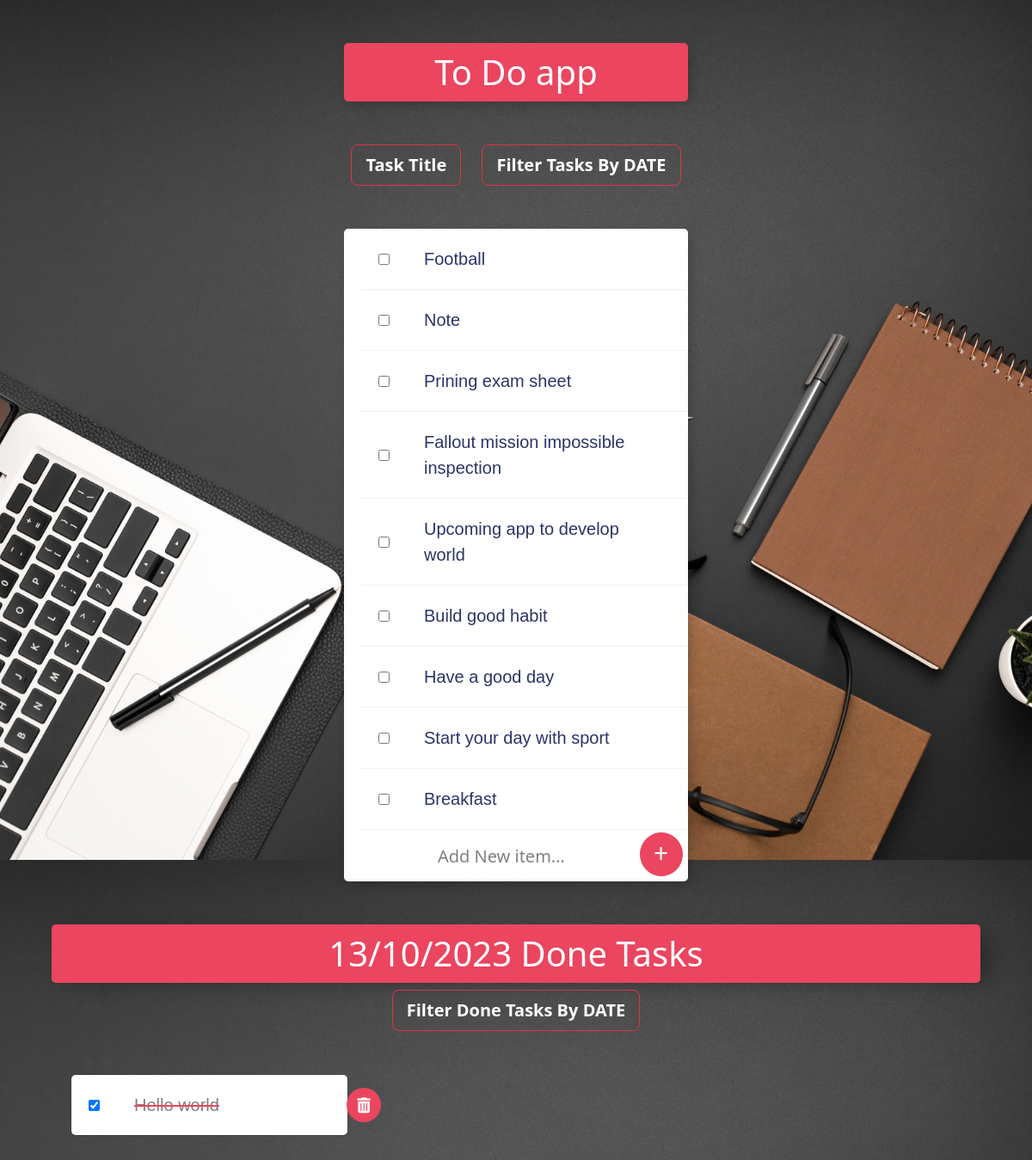
The page /?done_date=13/10/2023 on the database its author committed.
### todo_app.py (models this page shows, shortened)
class Tasks(Base):
    __tablename__ = "tasks"
    id = Column(Integer, primary_key=True)
    task = Column(String, nullable=False)
    date = Column(String, nullable=False)
    is_done = Column(Boolean)

class DoneTask(Base):
    __tablename__ = "done"
    id = Column(Integer, primary_key=True)
    task = Column(String, nullable=False)
    date = Column(String, nullable=False)
    is_done = Column(Boolean, nullable=False)

### todo_app.py (the view, shortened to what this page needs)
@app.route("/", methods=["POST", "GET"])
def home():
    global tasks, dates, majors
    all_tasks = session.query(Tasks).all()
    date = request.args.get("date")
    filter_by_date = session.query(Tasks).filter_by(date=date)
    all_majors = session.query(Major).all()
    majors = set(all_majors)
    task_done_date = request.args.get("done_date")
    filtered_done_task = session.query(DoneTask).filter_by(date=task_done_date)
    done_tasks = session.query(DoneTask).all()
    for task in done_tasks:
        done_date.append(task.date)
    if not task_done_date or task_done_date == "All":
        done_tasks = done_tasks
    else:
        done_tasks = filtered_done_task
    if not done_tasks:
        done_tasks = []
    if not date:
        tasks = all_tasks
    return render_template("index.html", tasks=tasks, dates=set(dates), done_tasks=done_tasks, majors=majors,
                           today=today, date=date, done_date=set(done_date), done_task_date=task_done_date)

### templates/index.html (shortened to what this page needs)
{% include ("partial/header.html") %}
<div class="box" id="heading">
    {% if date==None %}
    <h1>To Do app</h1>
    {% elif date==today %}
    <h1>Today TO DOs</h1>
    {% else %}
    <h1>{{date}} TO DOs</h1>
    {% endif %}
</div>
<div class="dropdown">
    <button class="dropbtn btn btn-lg btn-outline-danger">Task Title</button>
</div>
<div class="dropdown">
    <button class="dropbtn btn btn-lg btn-outline-danger">Filter Tasks By DATE</button>
</div>
<div class="box">
    {% for task in tasks %}
    <form action="/delete_update_task" method="post">
        <div class="item">
            {% if task.is_done == True %}
            <input type="checkbox" name="checkbox" value="{{task.id}}" class="btn"
                   href="{{url_for('delete_task' ,task_id = 3)}}"
                   onchange="this.form.submit()" checked>
            <p class="True">{{task.task}}</p>
            {% elif task.is_done == False %}
            <input type="checkbox" name="checkbox" value="{{task.id}}" class="btn" onchange="this.form.submit()">
            <p class="True">{{task.task}}</p>
            {% endif %}
        </div>
    </form>
    {% endfor %}
    <form class="" action="/add_task" method="post">
        <input type="text" name="newTask" placeholder="Add New item..." value="" required  autocomplete="off">
        <button class="add" type="submit" name="list">+</button>
    </form>
</div>
<div id="done_heading">
    {% if done_task_date==None %}
    <h1>General Done Tasks</h1>
    {% elif done_task_date ==today %}
    <h1>Today Done Tasks</h1>
    {% else %}
    <h1>{{done_task_date}} Done Tasks</h1>
    {% endif %}
</div>
<div class="dropdown">
    <button class="dropbtn btn btn-lg btn-outline-danger">Filter Done Tasks By DATE</button>
</div>
<div class="row done_box">
    {% for task in done_tasks %}
    <div class="col-sm-6 col-lg-4 col-md-6 mb-3 mb-sm-0">
        <form action="{{url_for('toggle_task',id=task.id)}}" method="post">
            <div class="card">
                <div class="item">
                    <input type="checkbox" name="checked" value="{{task.id}}" class="btn"
                           onchange="this.form.submit()" checked>
                    <p class="True">{{task.task}}</p>
                    <button class="trash" type="submit" name="trash" value="{{task.id}}"><i
                            class="fa-solid fa-trash-can"></i>
                    </button>
                </div>
            </div>
        </form>
    </div>
    {% endfor %}
</div>
{% include ("partial/footer.html") %}

### static/css/style.css (style rules this page uses)
body { text-align: center !important; background-image: url("../img/1112.jpg") !important; width: 100% !important; }
html { min-height: 1000px !important; font-family: 'helvetica neue' !important; }
h1 { color: #fff !important; padding: 10px !important; }
.box { max-width: 400px !important; margin: 50px auto !important; background: white !important; border-radius: 5px !important; box-shadow: 5px 5px 15px -5px rgba(0, 0, 0, 0.3) !important; }
#heading { background-color: #EB455F !important; text-align: center !important; }
#done_heading { max-width: 90%; margin: 0 auto !important; border-radius: 5px !important; box-shadow: 15px 5px 25px -5px rgba(0, 0, 0, 0.3) !important; background-color:#EB455F; }
.item { min-height: 70px !important; display: flex !important; align-items: center !important; border-bottom: 1px solid #F1F1F1 !important; }
.item:last-child { border-bottom: 0 !important; }
input:checked + .True { text-decoration: line-through !important; text-decoration-color: #EB455F !important; color: gray !important; }
.True { width: 300px !important; text-align: left !important; font-weight: inherit !important; font-family: 'Arial', sans-serif; }
input[type="checkbox"] { margin: 20px !important; }
p { margin: 0 !important; padding: 20px !important; font-size: 20px !important; font-weight: 200 !important; color: #2B3467 !important; }
form { text-align: center !important; margin-left: 20px !important; }
button.add { min-height: 50px !important; width: 50px !important; border-radius: 50%; border-color: transparent; background-color: #EB455F; color: #fff; font-size: 30px; padding-bottom: 5px; border-width: 0; }
#trash, .trash { min-height: 40px; width: 40px; border-radius: 50%; position: absolute; margin-left: 330px !important; outline: none; font-size: 18px; color: #fff; background: #EB455F; border-width: 0; cursor: pointer; }
.trash { margin-left: 320px !important; }
input[type="text"] { text-align: center; height: 60px; top: 10px; border: none; background: transparent; font-size: 20px; font-weight: 200; width: 313px; }
::placeholder { color: grey; opacity: 1; }
.dropdown { max-width: 400px !important; position: relative; display: inline-block; margin: 0 10px !important; }
.dropbtn { color: #ffffff !important; font-weight: bold !important; }
.row { padding: 0 20px !important; margin-bottom: 40px !important; }
.row div .card { background: None !important; margin-bottom: 20px; }
.done_box { max-width: 95% !important; margin: 50px auto !important; }
.done_box .item { background-color: #ffffff; border-radius: 5px; }

### rows shown on the page
Tasks: task "Football"
Tasks: task "Note"
Tasks: task "Prining exam sheet"
Tasks: task "Fallout mission impossible inspection"
Tasks: task "Upcoming app to develop world"
Tasks: task "Build good habit"
Tasks: task "Have a good day"
Tasks: task "Start your day with sport"
Tasks: task "Breakfast"
DoneTask: task "Hello world", {{ task.id }} 14 (drawn)

### other values the page prints
{{ done_task_date }} "13/10/2023"
